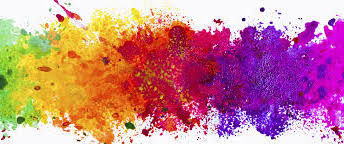
%> input picture colors.jpg, 344 x 144 px
$ octave colorComp.m   (GNU Octave 9; MATLAB toolbox functions it lacks are replaced by stand-ins)
%> lines starting %> are read from the running program, lines starting %| are printed output that depends on the picture
X = imread('colors.jpg');
%> X is the input picture: size 144x344x3 uint8; mean R, G, B 198.5, 129.5, 138.6
X = im2double(X);
%> X: size 144x344x3 double

R = X(:, :, 1);
G = X(:, :, 2);
B = X(:, :, 3);

Y = 0.299*R + 0.587*G + 0.114*B; %gray scale of it
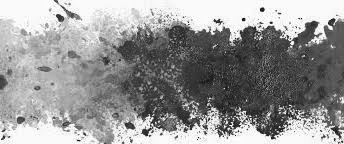
%> Y: size 144x344 double; min 0.0347, max 1, mean 0.593
U = B-Y;
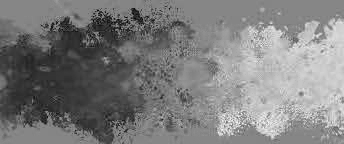
%> U: size 144x344 double; min -0.876, max 0.796, mean -0.0492; drawn with min black and max white
V = R-Y;
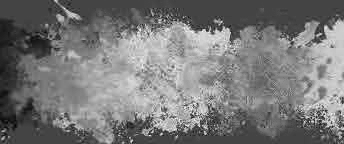
%> V: size 144x344 double; min -0.247, max 0.672, mean 0.186; drawn with min black and max white

XG = rgb2gray(X);

Q = [16 11 10 16 24 40 51 61; 12 12 14 19 26 58 60 55; 14 13 16 24 40 57 69 56; 14 17 22 29 51 87 80 62; 18 22 37 56 68 109 103 77; 24 35 55 64 81 104 113 92; 49 64 78 87 103 121 120 101; 72 92 95 98 112 100 103 99];

Y1 = Y*255-128;

C = dctmtx(8);
dct = @(block) C' * block.data * C;
inv = @(block) C * block.data * C';
quant = @(b) round(b.data ./ Q) .* Q;
Y2 = blockproc(Y1, [8 8], dct);
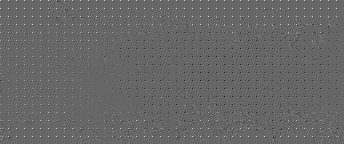
%> Y2: size 144x344 double; min -581.4, max 860.1, mean 3; drawn with min black and max white
Y3 = blockproc(Y2, [8 8], quant);
Y4 = blockproc(Y3, [8 8], inv);

Y4 = (Y4+128)/255;

U1 = U*255 -128;
Q1 = 3*Q;
quant1 = @(b) round(b.data./Q1).*Q1;
U2 = blockproc(U1, [8 8], dct);
U3 = blockproc(U2, [8 8], quant1);
U4 = blockproc(U3, [8 8], inv);
U4 = (U4 + 128)/255;

V1 = V*255 -128;
V2 = blockproc(V1, [8 8], dct);
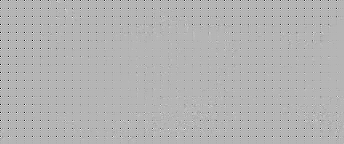
%> V2: size 144x344 double; min -1141.3, max 463.9, mean -10.2; drawn with min black and max white
V3 = blockproc(V2, [8 8], quant1);
V4 = blockproc(V3, [8 8], inv);
V4 = (V4 + 128)/255;

B2 = U4 + Y4;
R2 = V4 + Y4;
G2 = (Y4 - 0.299*R2 - 0.114*B2)/0.587;

X2 = X;

X2(:, :, 1) = R2;
X2(:, :, 2) = G2;
X2(:, :, 3) = B2;
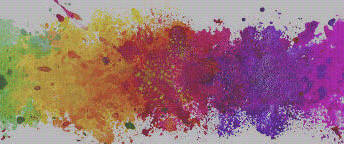
%> X2: size 144x344x3 double; mean R, G, B 0.782, 0.505, 0.547; drawn with min black and max white

imshow([X X2 X-X2]);
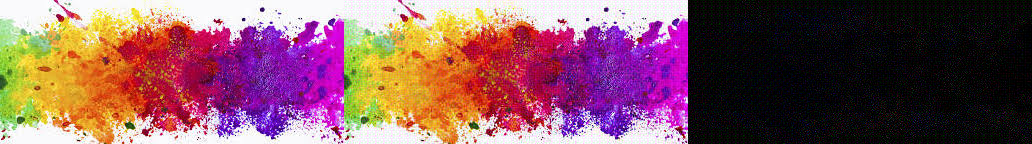
%> displayed picture: size 144x1032x3, on the screen's scale of 0 to 255; mean R, G, B 134.3, 88.1, 95
